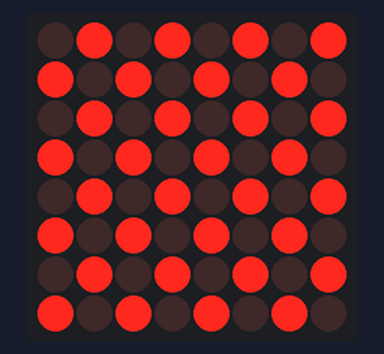
Recording of a sketch running on a simulated Arduino Uno, built with avr-gcc and run on an emulated ATmega328P. On the bench: 8×8 LED matrix. Wiring (inferred from the names in the program): LED matrix (orientation assumed): rows pin 2, pin 3, pin 4, pin 5, pin 6, pin 7, pin 8, pin 9; columns pin 10, pin 11, pin 12, pin 13, A0, A1, A2, A3.

Above: at 0.1 s.

The sketch:

test1.ino
```cpp
//
//
//http://embed.plnkr.co/3VUsekP3jC5xwSIQDVHx/preview

#define ROW_1 2
#define ROW_2 3
#define ROW_3 4
#define ROW_4 5
#define ROW_5 6
#define ROW_6 7
#define ROW_7 8
#define ROW_8 9

#define COL_1 10
#define COL_2 11
#define COL_3 12
#define COL_4 13
#define COL_5 A0
#define COL_6 A1
#define COL_7 A2
#define COL_8 A3


const byte rows[] = {
    ROW_1, ROW_2, ROW_3, ROW_4, ROW_5, ROW_6, ROW_7, ROW_8
};

//(1 = ON, 0 = OFF)

byte heart[] = {B00000000,B01100110,B11111111,B11111111,B01111110,B00111100,B00011000,B00000000};

byte A[] = {B00011000,B00100100,B01000010,B01000010,B01111110,B01000010,B01000010,B01000010};
byte B[] = {B01111100,B01000010,B01000100,B01111000,B01000100,B01000010,B01000010,B01111110};
byte C[] = {B01111110,B01000000,B01000000,B01000000,B01000000,B01000000,B01000000,B01111110};
byte D[] = {B01111000,B01000100,B01000010,B01000010,B01000010,B01000010,B01000100,B01111000};
byte E[] = {B01111110,B01000000,B01000000,B01111000,B01000000,B01000000,B01000000,B01111110};
byte F[] = {B01111110,B01000000,B01000000,B01111100,B01000000,B01000000,B01000000,B01000000};
byte G[] = {B01111110,B01000000,B01000000,B01000000,B01001110,B01000010,B01000010,B01111110};
byte H[] = {B01000010,B01000010,B01000010,B01111110,B01000010,B01000010,B01000010,B01000010};
byte I[] = {B00001000,B00001000,B00001000,B00001000,B00001000,B00001000,B00001000,B00001000};
byte J[] = {B01111110,B00001000,B00001000,B00001000,B00001000,B00001000,B01001000,B00110000};
byte K[] = {B01000100,B01001000,B01010000,B01100000,B01010000,B01001000,B01000100,B01000010};
byte L[] = {B01000000,B01000000,B01000000,B01000000,B01000000,B01000000,B01000000,B01111110};
byte M[] = {B01000001,B01100011,B01010101,B01001001,B01000001,B01000001,B01000001,B01000001};
byte N[] = {B01000001,B01100001,B01010001,B01001001,B01000101,B01000011,B01000001,B01000001};
byte O[] = {B01111110,B01000010,B01000010,B01000010,B01000010,B01000010,B01000010,B01111110};
byte P[] = {B01111110,B01000010,B01000010,B01111110,B01000000,B01000000,B01000000,B01000000};
byte Q[] = {B01111110,B01000010,B01000010,B01000010,B01000010,B01001010,B01000110,B01111110};
byte R[] = {B01111110,B01000010,B01000010,B01111110,B01010000,B01001000,B01000100,B01000010};
byte S[] = {B01111110,B01000000,B01000000,B01111110,B00000010,B00000010,B00000010,B01111110};
byte T[] = {B01111111,B00001000,B00001000,B00001000,B00001000,B00001000,B00001000,B00001000};
byte U[] = {B01000010,B01000010,B01000010,B01000010,B01000010,B01000010,B01000010,B01111110};
byte V[] = {B01000001,B01000001,B01000001,B01000001,B01000001,B00100010,B00010100,B00001000};
byte W[] = {B01000001,B01000001,B01000001,B01000001,B01001001,B01010101,B01100011,B01000001};
byte X[] = {B00000000,B01000001,B00100010,B00010100,B00001000,B00010100,B00100010,B01000001};
byte Y[] = {B01000001,B01000001,B00100010,B00010100,B00001000,B00001000,B00001000,B00001000};
byte Z[] = {B01111111,B00000010,B00000100,B00001000,B00010000,B00100000,B01000000,B01111111};

byte LA[] = {B11111111,B00000000,B00000000,B00000000,B00000000,B00000000,B00000000,B00000000};
byte LB[] = {B00000000,B11111111,B00000000,B00000000,B00000000,B00000000,B00000000,B00000000};
byte LC[] = {B00000000,B00000000,B11111111,B00000000,B00000000,B00000000,B00000000,B00000000};
byte LD[] = {B00000000,B00000000,B00000000,B11111111,B00000000,B00000000,B00000000,B00000000};
byte LE[] = {B00000000,B00000000,B00000000,B00000000,B11111111,B00000000,B00000000,B00000000};
byte LF[] = {B00000000,B00000000,B00000000,B00000000,B00000000,B11111111,B00000000,B00000000};
byte LG[] = {B00000000,B00000000,B00000000,B00000000,B00000000,B00000000,B11111111,B00000000};
byte LH[] = {B00000000,B00000000,B00000000,B00000000,B00000000,B00000000,B00000000,B11111111};


byte happy[] = {B00000000,B01100110,B01100110,B00000000,B11111111,B11111111,B01111110,B00111100};

byte smile[] = {B00111100,B01000010,B10100101,B10000001,B10100101,B10011001,B01000010,B00111100};
byte normal[] = {B00111100,B01000010,B10100101,B10000001,B10000001,B10111101,B01000010,B00111100};
byte sad[] = {B00111100,B01000010,B10100101,B10000001,B10011001,B10100101,B01000010,B00111100};

byte AA[] = {B10101010,B01010101,B10101010,B01010101,B10101010,B01010101,B10101010,B01010101};
byte BB[] = {B01010101,B10101010,B01010101,B10101010,B01010101,B10101010,B01010101,B10101010};


float timeCount = 0;


void setup() {
    // Open serial port
    Serial.begin(9600);

    // Set all used pins to OUTPUT
    // This is very important! If the pins are set to input
    // the display will be very dim.
    for (byte i = 2; i <= 13; i++)
    pinMode(i, OUTPUT);
    pinMode(A0, OUTPUT);
    pinMode(A1, OUTPUT);
    pinMode(A2, OUTPUT);
    pinMode(A3, OUTPUT);
}


void loop() {
delay(5);

drawScreen(AA);
/*timeCount += 1;
if(timeCount <  50) {
drawScreen(A);
} else if (timeCount < 60) {
//nothibg
} else if (timeCount < 110) {
drawScreen(L);
} else if (timeCount < 120) {
//N
} else if(timeCount < 170) {
drawScreen(I);
} else if (timeCount < 180) {
//N
} else if (timeCount < 230) {
drawScreen(S);
} else if (timeCount < 240) {
//
} else if (timeCount < 290) {
drawScreen(S);
} else if (timeCount < 300) {
//nothing
} else if (timeCount < 350) {
drawScreen(O);
} else if (timeCount < 360) {
//nothing
} else if (timeCount < 410) {
drawScreen(N);
} else if (timeCount < 450) {
//nothing
} else if (timeCount < 500) {
drawScreen(happy);
} else if (timeCount < 550) {
//nothing
}
else {
// back to the start
timeCount = 0;
}*/
}


void  drawScreen(byte buffer2[]){


   // Turn on each row in series
    for (byte i = 0; i < 8; i++) {
        setColumns(buffer2[i]); // Set columns for this specific row

        digitalWrite(rows[i], HIGH);
        delay(2); // Set this to 50 or 100 if you want to see the multiplexing effect!
        digitalWrite(rows[i], LOW);

    }

}


void setColumns(byte b) {
    digitalWrite(COL_1, (~b >> 0) & 0x01); // Get the 1st bit: 10000000
    digitalWrite(COL_2, (~b >> 1) & 0x01); // Get the 2nd bit: 01000000
    digitalWrite(COL_3, (~b >> 2) & 0x01); // Get the 3rd bit: 00100000
    digitalWrite(COL_4, (~b >> 3) & 0x01); // Get the 4th bit: 00010000
    digitalWrite(COL_5, (~b >> 4) & 0x01); // Get the 5th bit: 00001000
    digitalWrite(COL_6, (~b >> 5) & 0x01); // Get the 6th bit: 00000100
    digitalWrite(COL_7, (~b >> 6) & 0x01); // Get the 7th bit: 00000010
    digitalWrite(COL_8, (~b >> 7) & 0x01); // Get the 8th bit: 00000001

    // If the polarity of your matrix is the opposite of mine
    // remove all the '~' above.
}

void Write(byte teste[], int i){
timeCount += 1;
if(timeCount <  i) {
drawScreen(teste);
}else
{
  timeCount = 0;
  }
}
```
